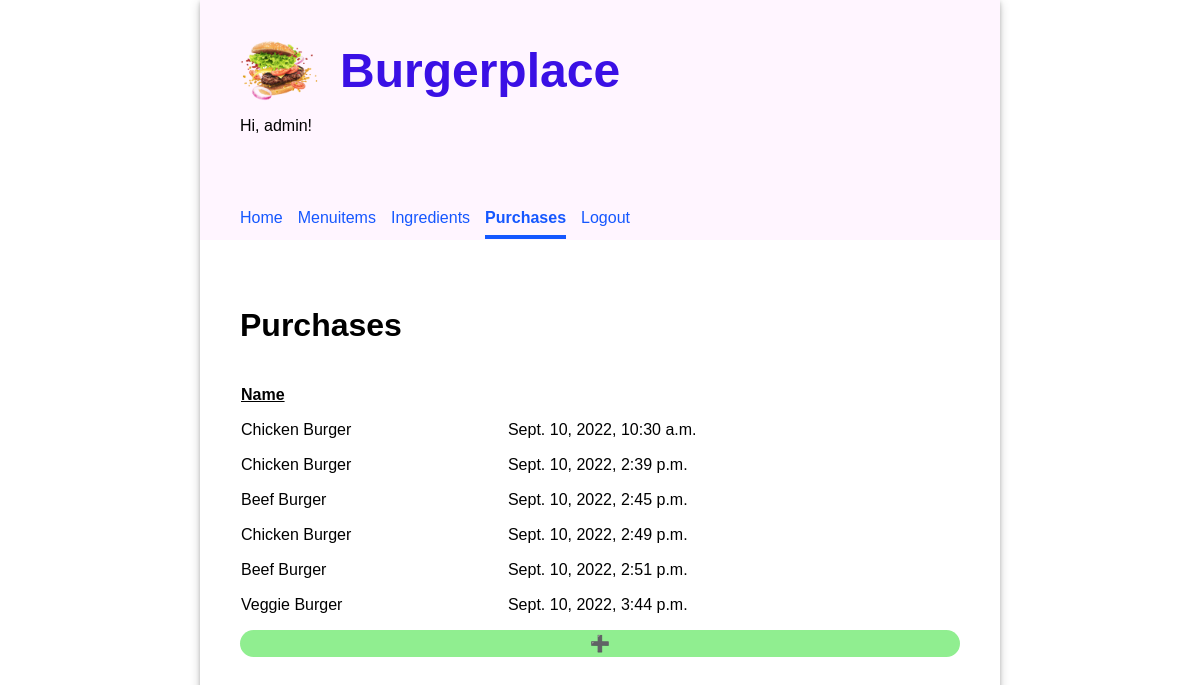
The page /purchases/ (signed in) on the database its author committed.
### burgerplace/models.py (models this page shows, shortened)
class Purchase(models.Model):
    menuitem = models.ForeignKey(MenuItem, on_delete=models.CASCADE)
    datetime_of_purchase = models.DateTimeField(auto_now_add=True)

class MenuItem(models.Model):
    name = models.CharField(unique=True, max_length=200)
    price = models.DecimalField(max_digits=5, decimal_places=2)
    def __str__(self):
        return f"{self.name}"

### burgerplace/views.py (the view)
# urls.py: path('purchases/', views.PurchasesView.as_view(), name='purchases'),
class PurchasesView(LoginRequiredMixin, ListView):
    model = Purchase
    template_name = 'burgerplace/purchases.html'

### burgerplace/templates/burgerplace/purchases.html (shortened to what this page needs)
{% extends 'burgerplace/base.html' %}
{% load static %}
{% block content %}
<div class="home">
  <div>
    <h2>Purchases</h2>
    <table class="purchases-table">
      <thead>
        <tr>
          <th>Name</th>
        </tr>
      </thead>
      <tbody>
        {% for purchase in object_list %}
        <tr>
          <td>{{ purchase.menuitem }}</td>
          <td>{{ purchase.datetime_of_purchase }}</td>
        </tr>
        {% endfor %}
      </tbody>
    </table>
    <a href="{% url 'create_purchase' %}" style="display: inherit; text-align: center; border-radius: 15px; text-decoration: none; color: inherit; padding: 4px; background-color: lightgreen;">➕</a>
  </div>
</div>
{% endblock %}

### burgerplace/templates/burgerplace/base.html (shortened to what this page needs)
{% load static %}
<!DOCTYPE html>
<html lang="en">
<head>
    <link rel="stylesheet" type="text/css" href="{% static 'burgerplace/style.css' %}" />
</head>
<body>
    <div class="app">
        <header>
          <div class="header-first-row">
            <img
              src="{% static 'burgerplace/burger-logo.png' %}"
              alt="Logo"
              width="80px"
            />
            <h1 class="title">Burgerplace</h1>
          </div>
          {% if user.is_authenticated %}
            <p>Hi, {{ user.username }}!</p>
            <nav class="navbar">
              {% url 'home' as home_url %}
              {% url 'menuitems' as menuitems_url %}
              {% url 'create_menuitem' as create_menuitem_url %}
              {% url 'reciperequirements' as reciperequirements_url %}
              {% url 'create_reciperequirement' as create_reciperequirement_url %}
              {% url 'ingredients' as ingredients_url %}
              {% url 'create_ingredient' as create_ingredient_url %}
              {% url 'purchases' as purchases_url %}
              {% url 'create_purchase' as create_purchase_url %}
              <a class="nav-item{% if request.path == home_url %} current-page{% endif %}" href="{% url 'home' %}">Home</a>
              <a class="nav-item" href="{% url 'menuitems' %}">Menuitems</a>
              <a class="nav-item{% if request.path == ingredients_url or request.path == create_ingredient_url %} current-page{% endif %}" href="{% url 'ingredients' %}">Ingredients</a>
              <a class="nav-item{% if request.path == purchases_url or request.path == create_purchase_url %} current-page{% endif %}" href="{% url 'purchases' %}">Purchases</a>
              <a class="nav-item" href="{% url 'logout' %}">Logout</a>
            </nav>
          {% endif %}
        </header>
        <main>{% block content %}{% endblock %}</main>
      </div>
</body>
</html>

### burgerplace/static/burgerplace/style.css (style rules this page uses)
body { font-family: "Oxygen", sans-serif; margin: 0; }
header { background-color: #fff5ff; min-height: 200px; display: flex; align-items: center; flex-direction: column; align-items: flex-start; padding-left: 40px; padding-top: 40px; }
.header-first-row { width: 100%; display: flex; }
.navbar { margin-top: 50px; display: flex; width: 100%; }
.navbar a { text-decoration: none; padding: 8px 0; color: #1557ff; margin-right: 15px; }
.navbar a:hover, .navbar .current-page { border-bottom: solid 4px #1557ff; border-spacing: 0 15px; font-weight: bold; }
.title { font-size: 3em; padding: 0px 50px 0 20px; margin: auto 0; color: #3a10e5; }
main { padding: 40px; }
main h2 { font-size: 2em; }
.app { min-width: 800px; max-width: 60%; margin: 0 auto; box-shadow: 0 2px 4px 0 rgba(0, 0, 0, 0.2), 0 3px 10px 0 rgba(0, 0, 0, 0.19); }
main table { text-align: left; border-collapse: separate; border-spacing: 0 15px; width: 100%; }
main table th { text-align: left; border-collapse: separate; border-spacing: 0 15px; text-decoration: underline; }
a { text-decoration: none; color: #1557ff; }

### rows shown on the page
Purchase: menuitem "Chicken Burger", datetime_of_purchase "Sept. 10, 2022, 10:30 a.m."
Purchase: menuitem "Chicken Burger", datetime_of_purchase "Sept. 10, 2022, 2:39 p.m."
Purchase: menuitem "Beef Burger", datetime_of_purchase "Sept. 10, 2022, 2:45 p.m."
Purchase: menuitem "Chicken Burger", datetime_of_purchase "Sept. 10, 2022, 2:49 p.m."
Purchase: menuitem "Beef Burger", datetime_of_purchase "Sept. 10, 2022, 2:51 p.m."
Purchase: menuitem "Veggie Burger", datetime_of_purchase "Sept. 10, 2022, 3:44 p.m."

### other values the page prints
{{ user.username }} "admin"
